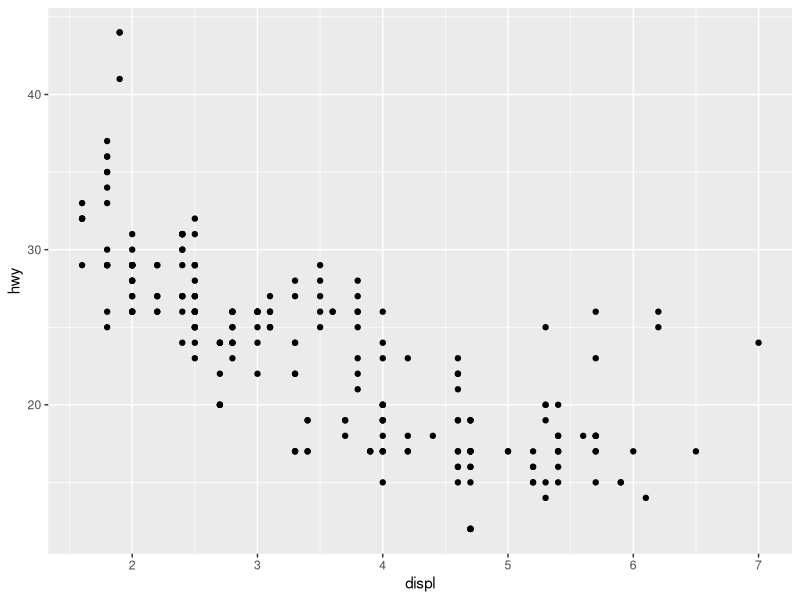
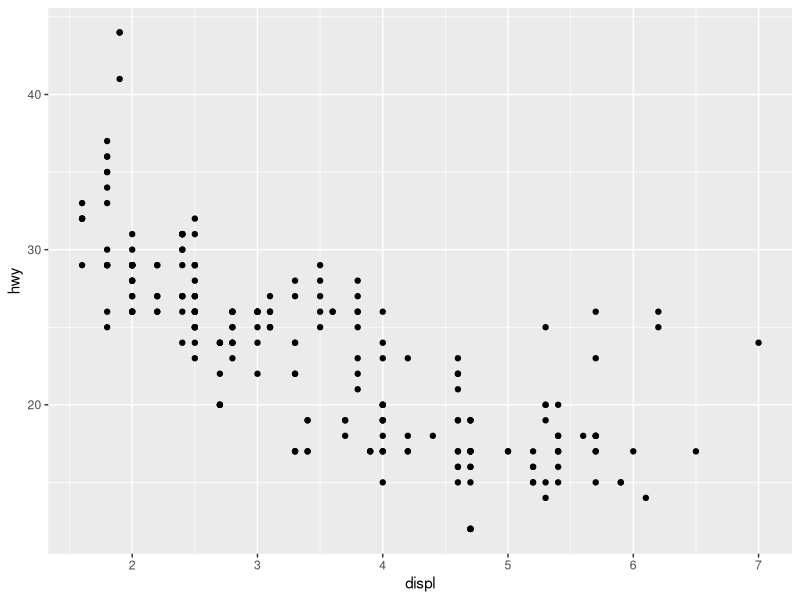

R code for these plots, in order:
## ---- chunk 1
knitr::opts_chunk$set(echo = TRUE)
## ---- chunk 2
library(ggplot2)
mpg
## ---- chunk 3
data(package = 'ggplot2')
## ---- chunk 4
ggplot(mpg, aes(x = displ, y = hwy)) + 
  geom_point() # layers begin with geom_
## ---- chunk 5
ggplot(mpg, aes(displ, hwy)) +
  geom_point()
